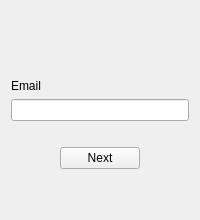
               <widget class="QWidget" name="page_11">
                <layout class="QVBoxLayout" name="verticalLayout_15">
                 <item>
                  <layout class="QHBoxLayout" name="horizontalLayout_35">
                   <item>
                    <widget class="QPushButton" name="pushButton_27">
                     <property name="text">
                      <string/>
                     </property>
                     <property name="flat">
                      <bool>true</bool>
                     </property>
                    </widget>
                   </item>
                   <item>
                    <spacer name="horizontalSpacer_40">
                     <property name="orientation">
                      <enum>Qt::Horizontal</enum>
                     </property>
                     <property name="sizeHint" stdset="0">
                      <size>
                       <width>40</width>
                       <height>20</height>
                      </size>
                     </property>
                    </spacer>
                   </item>
                  </layout>
                 </item>
                 <item>
                  <spacer name="verticalSpacer_5">
                   <property name="orientation">
                    <enum>Qt::Vertical</enum>
                   </property>
                   <property name="sizeHint" stdset="0">
                    <size>
                     <width>20</width>
                     <height>40</height>
                    </size>
                   </property>
                  </spacer>
                 </item>
                 <item>
                  <widget class="QLabel" name="label_25">
                   <property name="text">
                    <string>Email</string>
                   </property>
                  </widget>
                 </item>
                 <item>
                  <widget class="QLineEdit" name="lineEdit_3">
                   <property name="placeholderText">
                    <string/>
                   </property>
                  </widget>
                 </item>
                 <item>
                  <widget class="QLabel" name="label_28">
                   <property name="styleSheet">
                    <string notr="true">color: rgb(255, 0, 0);</string>
                   </property>
                   <property name="text">
                    <string/>
                   </property>
                  </widget>
                 </item>
                 <item>
                  <layout class="QHBoxLayout" name="horizontalLayout_28">
                   <item>
                    <spacer name="horizontalSpacer_30">
                     <property name="orientation">
                      <enum>Qt::Horizontal</enum>
                     </property>
                     <property name="sizeHint" stdset="0">
                      <size>
                       <width>40</width>
                       <height>20</height>
                      </size>
                     </property>
                    </spacer>
                   </item>
                   <item>
                    <widget class="QPushButton" name="pushButton_22">
                     <property name="text">
                      <string>Next</string>
                     </property>
                    </widget>
                   </item>
                   <item>
                    <spacer name="horizontalSpacer_31">
                     <property name="orientation">
                      <enum>Qt::Horizontal</enum>
                     </property>
                     <property name="sizeHint" stdset="0">
                      <size>
                       <width>40</width>
                       <height>20</height>
                      </size>
                     </property>
                    </spacer>
                   </item>
                  </layout>
                 </item>
                 <item>
                  <spacer name="verticalSpacer_6">
                   <property name="orientation">
                    <enum>Qt::Vertical</enum>
                   </property>
                   <property name="sizeHint" stdset="0">
                    <size>
                     <width>20</width>
                     <height>40</height>
                    </size>
                   </property>
                  </spacer>
                 </item>
                </layout>
               </widget>
